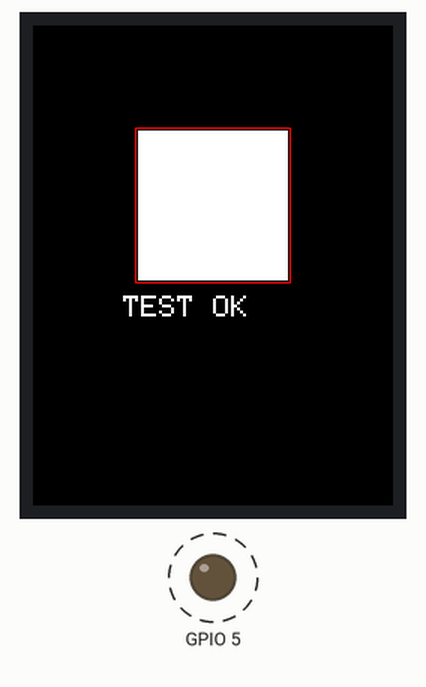
Recording of a sketch running on a simulated ESP32. Parts: 240×320 colour display, output pins drawn as LEDs (lit = HIGH). Dashed ring = blinking. What the sketch prints to the serial monitor is not drawn.

Above: at 6.5 s.
Timing chart, 0 to 40.0 s (numbered marks = the images above):
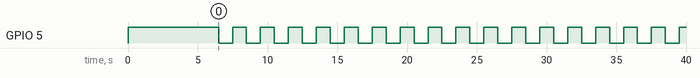

The sketch:

test_final.ino
```cpp
// ============================================
// TFT_eSPI 屏幕测试 - 最终版
// ============================================
// 如果屏幕仍然不显示，请按顺序尝试：
// 1. 在 User_Setup.h 中取消注释: #define TFT_SPI_MODE SPI_MODE0
// 2. 在 User_Setup.h 中改用: #define ST7789_2_DRIVER
// 3. 在 User_Setup.h 中改成: #define TFT_INVERSION_OFF
// ============================================

#include <TFT_eSPI.h>

TFT_eSPI tft = TFT_eSPI();

void setup() {
  Serial.begin(115200);
  while (!Serial && millis() < 3000);

  Serial.println("\n========================================");
  Serial.println("TFT_eSPI Final Test");
  Serial.println("========================================");

  // 背光
  pinMode(5, OUTPUT);
  digitalWrite(5, HIGH);
  Serial.println("Backlight ON");

  // 关键：初始化 TFT
  Serial.println("Calling tft.init()...");
  tft.init();
  Serial.println("tft.init() completed!");

  tft.setRotation(0);

  // 测试 1：红色（最显眼）
  Serial.println("Filling RED...");
  tft.fillScreen(TFT_RED);
  delay(2000);

  // 测试 2：绿色
  Serial.println("Filling GREEN...");
  tft.fillScreen(TFT_GREEN);
  delay(2000);

  // 测试 3：蓝色
  Serial.println("Filling BLUE...");
  tft.fillScreen(TFT_BLUE);
  delay(2000);

  // 测试 4：白色方块在黑色背景上
  Serial.println("White square on black...");
  tft.fillScreen(TFT_BLACK);
  tft.fillRect(70, 70, 100, 100, TFT_WHITE);
  tft.drawRect(68, 68, 104, 104, TFT_RED);

  // 测试 5：文字
  tft.setTextColor(TFT_WHITE, TFT_BLACK);
  tft.setTextSize(2);
  tft.setCursor(60, 180);
  tft.print("TEST OK");

  Serial.println("All tests done!");
  Serial.println("If screen is still black, try:");
  Serial.println("1. User_Setup.h: uncomment #define TFT_SPI_MODE SPI_MODE0");
  Serial.println("2. User_Setup.h: use #define ST7789_2_DRIVER");
  Serial.println("3. User_Setup.h: change to #define TFT_INVERSION_OFF");
}

void loop() {
  // 每秒闪烁 LED 确认程序在跑
  static unsigned long last = 0;
  if (millis() - last > 1000) {
    last = millis();
    digitalWrite(5, !digitalRead(5));
  }
}
```

Measured:
- by itself, GPIO 5: alternates HIGH for 1.0 s and LOW for 1.0 s
